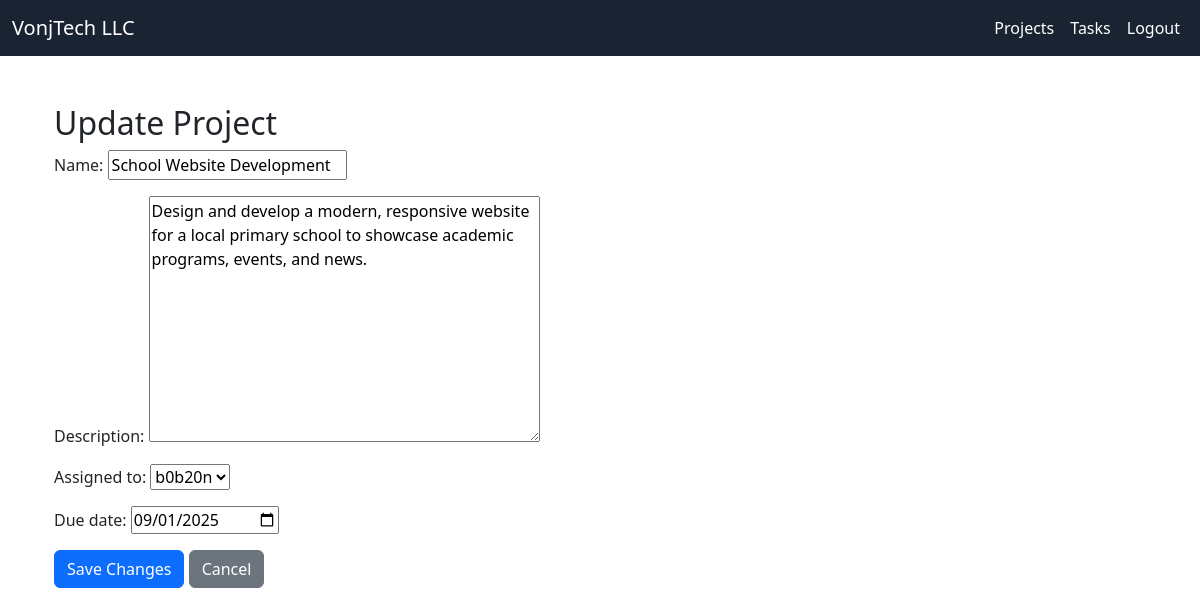
Page /projects/update/3/ (signed in) on the committed database.
### dashboard/models.py (models this page shows, shortened)
class Project(models.Model):
    name = models.CharField(max_length=255)
    description = models.TextField()
    created_by = models.ForeignKey(User, on_delete=models.CASCADE)  # 👈 this field is required
    assigned_to = models.ForeignKey(User, on_delete=models.SET_NULL, null=True, blank=True, related_name='assigned_projects')
    due_date = models.DateField(null=True, blank=True)

### dashboard/views.py (the view)
# urls.py: path('projects/update/<int:pk>/', views.update_project, name='update_project'),
@login_required
def update_project(request, pk):
    project = Project.objects.get(pk=pk)
    if request.method == 'POST':
        form = ProjectForm(request.POST, instance=project)
        if form.is_valid():
            form.save()
            return redirect('project_list')
    else:
        form = ProjectForm(instance=project)
    return render(request, 'update_project.html', {'form': form})

### dashboard/forms.py
class ProjectForm(forms.ModelForm):
    class Meta:
        model = Project
        fields = ['name', 'description', 'assigned_to', 'due_date']
        widgets = {
            'due_date': forms.DateInput(attrs={'type': 'date'})
        }

### dashboard/templates/update_project.html (shortened to what this page needs)
{% extends 'base.html' %}
{% block content %}
<div class="container mt-5">
    <h2>Update Project</h2>
    <form method="POST">
        {{ form.as_p }}
        <button type="submit" class="btn btn-primary">Save Changes</button>
        <a href="{% url 'project_list' %}" class="btn btn-secondary">Cancel</a>
    </form>
</div>
{% endblock content %}

### rows in the picture
Project: name "School Website Development", description "Design and develop a modern, responsive website for a local primary school to showcase academic programs, events, and news.", assigned_to "b0b20n", due_date "09/01/2025"
